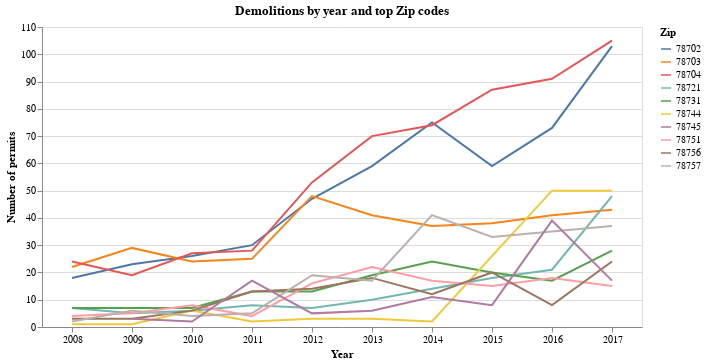

Source (notebook cell):
### Code cell
alt.Chart(top_demos_yr_zip, title="Demolitions by year and top Zip codes").mark_line().encode(
    x=alt.X("Year:O",
            axis=alt.Axis(title="Year", labelAngle=0)),
    y=alt.Y("Count:Q",
            axis=alt.Axis(title="Number of permits")),
    color="Zip"
).properties(width=600)

### Figure 1 — Vega-Lite specification as saved in the notebook (floating-point values rounded to 4 significant figures)
{"$schema": "https://vega.github.io/schema/vega-lite/v2.4.1.json", "config": {"view": {"height": 300, "width": 400}}, "data": {"values": [{"Count": 18, "Year": "2008", "Zip": "78702"}, {"Count": 22, "Year": "2008", "Zip": "78703"}, {"Count": 24, "Year": "2008", "Zip": "78704"}, {"Count": 7, "Year": "2008", "Zip": "78721"}, {"Count": 7, "Year": "2008", "Zip": "78731"}, {"Count": 1, "Year": "2008", "Zip": "78744"}, {"Count": 4, "Year": "2008", "Zip": "78751"}, {"Count": 3, "Year": "2008", "Zip": "78756"}, {"Count": 2, "Year": "2008", "Zip": "78757"}, {"Count": 23, "Year": "2009", "Zip": "78702"}, {"Count": 29, "Year": "2009", "Zip": "78703"}, {"Count": 19, "Year": "2009", "Zip": "78704"}, {"Count": 5, "Year": "2009", "Zip": "78721"}, {"Count": 7, "Year": "2009", "Zip": "78731"}, {"Count": 1, "Year": "2009", "Zip": "78744"}, {"Count": 3, "Year": "2009", "Zip": "78745"}, {"Count": 5, "Year": "2009", "Zip": "78751"}, {"Count": 3, "Year": "2009", "Zip": "78756"}, {"Count": 6, "Year": "2009", "Zip": "78757"}, {"Count": 26, "Year": "2010", "Zip": "78702"}, {"Count": 24, "Year": "2010", "Zip": "78703"}, {"Count": 27, "Year": "2010", "Zip": "78704"}, {"Count": 6, "Year": "2010", "Zip": "78721"}, {"Count": 7, "Year": "2010", "Zip": "78731"}, {"Count": 6, "Year": "2010", "Zip": "78744"}, {"Count": 2, "Year": "2010", "Zip": "78745"}, {"Count": 8, "Year": "2010", "Zip": "78751"}, {"Count": 6, "Year": "2010", "Zip": "78756"}, {"Count": 4, "Year": "2010", "Zip": "78757"}, {"Count": 30, "Year": "2011", "Zip": "78702"}, {"Count": 25, "Year": "2011", "Zip": "78703"}, {"Count": 28, "Year": "2011", "Zip": "78704"}, {"Count": 8, "Year": "2011", "Zip": "78721"}, {"Count": 13, "Year": "2011", "Zip": "78731"}, {"Count": 2, "Year": "2011", "Zip": "78744"}, {"Count": 17, "Year": "2011", "Zip": "78745"}, {"Count": 4, "Year": "2011", "Zip": "78751"}, {"Count": 13, "Year": "2011", "Zip": "78756"}, {"Count": 5, "Year": "2011", "Zip": "78757"}, {"Count": 47, "Year": "2012", "Zip": "78702"}, {"Count": 48, "Year": "2012", "Zip": "78703"}, {"Count": 53, "Year": "2012", "Zip": "78704"}, {"Count": 7, "Year": "2012", "Zip": "78721"}, {"Count": 13, "Year": "2012", "Zip": "78731"}, {"Count": 3, "Year": "2012", "Zip": "78744"}, {"Count": 5, "Year": "2012", "Zip": "78745"}, {"Count": 16, "Year": "2012", "Zip": "78751"}, {"Count": 14, "Year": "2012", "Zip": "78756"}, {"Count": 19, "Year": "2012", "Zip": "78757"}, {"Count": 59, "Year": "2013", "Zip": "78702"}, {"Count": 41, "Year": "2013", "Zip": "78703"}, {"Count": 70, "Year": "2013", "Zip": "78704"}, {"Count": 10, "Year": "2013", "Zip": "78721"}, {"Count": 19, "Year": "2013", "Zip": "78731"}, {"Count": 3, "Year": "2013", "Zip": "78744"}, {"Count": 6, "Year": "2013", "Zip": "78745"}, {"Count": 22, "Year": "2013", "Zip": "78751"}, {"Count": 18, "Year": "2013", "Zip": "78756"}, {"Count": 17, "Year": "2013", "Zip": "78757"}, {"Count": 75, "Year": "2014", "Zip": "78702"}, {"Count": 37, "Year": "2014", "Zip": "78703"}, {"Count": 74, "Year": "2014", "Zip": "78704"}, {"Count": 14, "Year": "2014", "Zip": "78721"}, {"Count": 24, "Year": "2014", "Zip": "78731"}, {"Count": 2, "Year": "2014", "Zip": "78744"}, {"Count": 11, "Year": "2014", "Zip": "78745"}, {"Count": 17, "Year": "2014", "Zip": "78751"}, {"Count": 12, "Year": "2014", "Zip": "78756"}, {"Count": 41, "Year": "2014", "Zip": "78757"}, {"Count": 59, "Year": "2015", "Zip": "78702"}, {"Count": 38, "Year": "2015", "Zip": "78703"}, {"Count": 87, "Year": "2015", "Zip": "78704"}, {"Count": 18, "Year": "2015", "Zip": "78721"}, {"Count": 20, "Year": "2015", "Zip": "78731"}, {"Count": 8, "Year": "2015", "Zip": "78745"}, {"Count": 15, "Year": "2015", "Zip": "78751"}, {"Count": 20, "Year": "2015", "Zip": "78756"}, {"Count": 33, "Year": "2015", "Zip": "78757"}, {"Count": 73, "Year": "2016", "Zip": "78702"}, {"Count": 41, "Year": "2016", "Zip": "78703"}, {"Count": 91, "Year": "2016", "Zip": "78704"}, {"Count": 21, "Year": "2016", "Zip": "78721"}, {"Count": 17, "Year": "2016", "Zip": "78731"}, {"Count": 50, "Year": "2016", "Zip": "78744"}, {"Count": 39, "Year": "2016", "Zip": "78745"}, {"Count": 18, "Year": "2016", "Zip": "78751"}, {"Count": 8, "Year": "2016", "Zip": "78756"}, {"Count": 35, "Year": "2016", "Zip": "78757"}, {"Count": 103, "Year": "2017", "Zip": "78702"}, {"Count": 43, "Year": "2017", "Zip": "78703"}, {"Count": 105, "Year": "2017", "Zip": "78704"}, {"Count": 48, "Year": "2017", "Zip": "78721"}, {"Count": 28, "Year": "2017", "Zip": "78731"}, {"Count": 50, "Year": "2017", "Zip": "78744"}, {"Count": 17, "Year": "2017", "Zip": "78745"}, {"Count": 15, "Year": "2017", "Zip": "78751"}, {"Count": 24, "Year": "2017", "Zip": "78756"}, {"Count": 37, "Year": "2017", "Zip": "78757"}]}, "encoding": {"color": {"field": "Zip", "type": "nominal"}, "x": {"axis": {"labelAngle": 0, "title": "Year"}, "field": "Year", "type": "ordinal"}, "y": {"axis": {"title": "Number of permits"}, "field": "Count", "type": "quantitative"}}, "mark": "line", "title": "Demolitions by year and top Zip codes", "width": 600}
